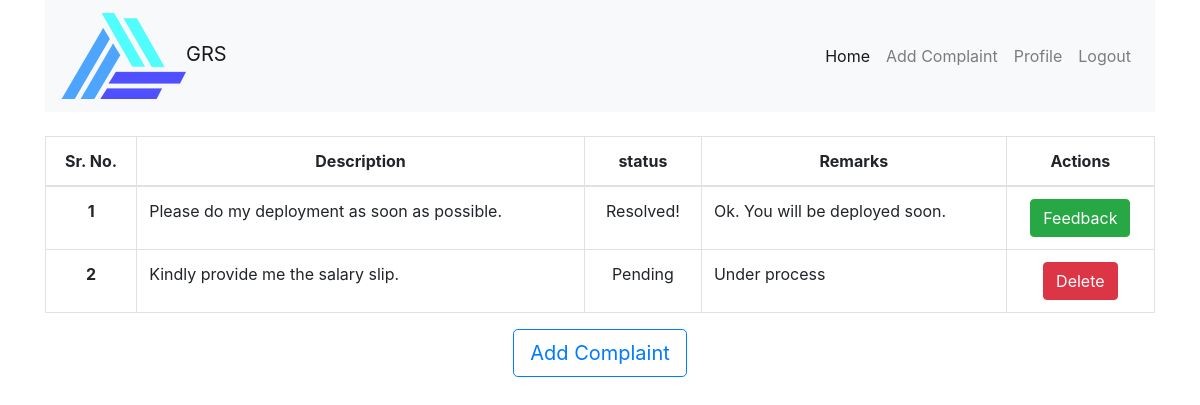
Page /user/profile (signed in) on the earlier database version.
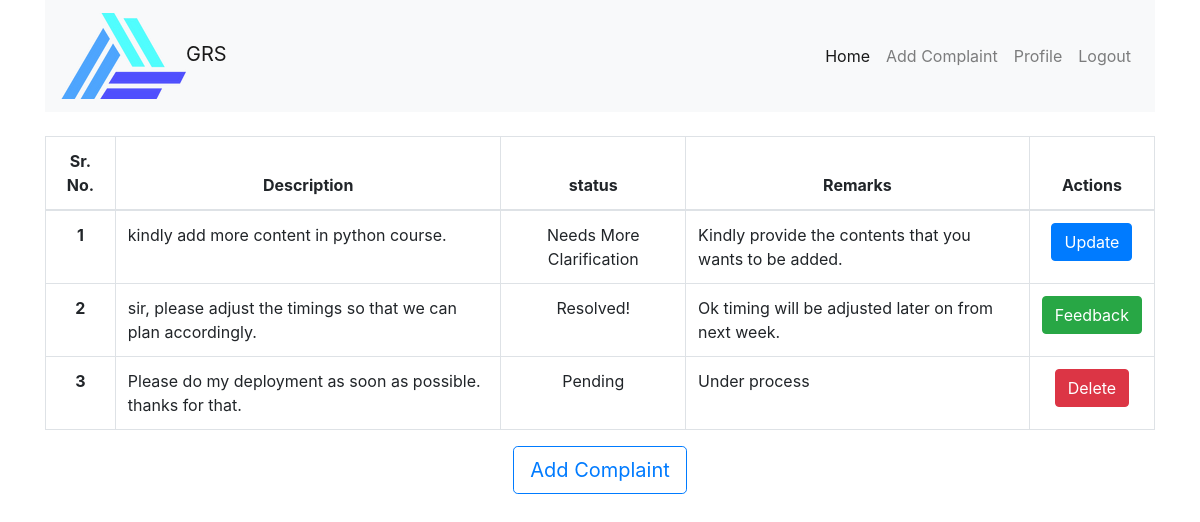
Same page on the later database version.
### complaints/models.py (models this page shows)
class Complaint(models.Model):
    title = models.CharField(max_length=200)
    name = models.CharField(max_length=255, blank=True)
    user_type = (
        ('M', 'Mentor'),
        ('T', 'Trainee'),
    )
    user_role = models.CharField(
        max_length=1,
        choices=user_type,
        default='T',
    )
    date = models.DateTimeField(auto_now=True)
    complaint_type = (
        ('M', 'Management'),
        ('E', 'Education'),
        ('D', 'Deployment'),
        ('S', 'Salary'),
        ('G', 'General'),
    )
    complaint_for = models.CharField(
        max_length=1,
        choices=complaint_type,
        default='G',
    )
    complaint_type_to = (
        ('A', 'Admin'),
        ('M', 'Mentor'),
    )
    complaint_to = models.CharField(
        max_length=1,
        choices=complaint_type_to,
        default='M',
    )
    cohort_choice = (
        ('P', 'Python'),
        ('J', 'Java'),
        ('R', 'React'),
        ('A', 'Android'),
        ('L', 'Linux'),
        ('C', 'Cybersecurity'),
        ('U', 'Unknown'),
    )
    cohort = models.CharField(
        max_length=1,
        choices=cohort_choice,
        default='U',
    )
    complaint_level = (
        ('I', 'Individual'),
        ('G', 'General'),
    )
    level = models.CharField(
        max_length=1,
        choices=complaint_level,
        default='I',
    )
    description = models.TextField(blank=False, max_length=500)
    complaint_category = (
        ('A', 'Anonymous'),
        ('I', 'Identifiable'),
    )
    category = models.CharField(
        max_length=1,
        choices=complaint_category,
        default='I',
    )
    complaint_status = (
        ('P', 'Pending'),
        ('N', 'Need Clarification'),
        ('R', 'Resolved'),
    )
    status = models.CharField(
        max_length=1,
        choices=complaint_status,
        default='P',
    )
    resoultion = models.TextField(blank=True, max_length=500)
    user = models.ForeignKey(User, on_delete=models.CASCADE)

### users/views.py (the view)
# urls.py: path('profile', views.profile, name="profile"),
@login_required(login_url='login')
def profile(request):
    complaints = Complaint.objects.all().filter(user=request.user).order_by('-id')
    print(complaints)
    context = {
        'complaints': complaints
    }
    return render(request, 'users/profile.html', context)

### users/templates/users/profile.html
{% extends 'users/base.html' %}
{% block content %}
<br>
<div class="container">
<table class="table table-bordered">
    <thead>
      <tr class="text-center">
        <th scope="col">Sr. No.</th>
        <th scope="col">Description</th>
        <th scope="col">status</th>
        <th scope="col">Remarks</th>
        <th scope="col">Actions</th>
      </tr>
    </thead>
    <tbody>
      {% for complaint in complaints %}
      <tr>
        <th scope="row" class="text-center">{{forloop.counter}}</th>
        <td>{{complaint.description}}</td>
        <td class="text-center">{% if complaint.status == 'P' %}
          Pending
          {% elif complaint.status == 'N' %}
          Needs More Clarification
          {% else %}
          Resolved!
          {% endif %}
        </td>
        {% if complaint.status == 'R' or complaint.status == 'N' %}
        <td>
          {{complaint.resoultion}}
        </td>
        {% else %}
        <td> Under process </td>
        {% endif %}
        {% if complaint.status == 'P'%}
        <td class="text-center">
          <a href="{% url 'complaints:delete_complaint' complaint.id %}" type="btn" class="btn btn-danger">Delete</a>
        </td>
        {% elif complaint.status == 'N'%}
        <td class="text-center">
          <a href="{% url 'complaints:update_complaint' complaint.id %}" type="btn" class="btn btn-primary">Update</a>
        </td>
        {% else %}
        <td class="text-center">
          <a href="" type="btn" class="btn btn-success">Feedback</a>
        </td>
        {% endif %}
      </tr>
      {% endfor %}
    </tbody>
  </table>
  <div class="container text-center">
  <a href="{% url 'complaints:add_complaint' %}" class="btn btn-outline-primary btn-lg" type="button"> Add Complaint</a>
  </div>
</div>
{% endblock %}

### users/templates/users/base.html (shortened to what this page needs)
<!doctype html>
<html lang="en">
  <head>
    <link rel="stylesheet" href="https://maxcdn.bootstrapcdn.com/bootstrap/4.0.0/css/bootstrap.min.css">
  </head>
  <body>
    <div class="container">
    <nav class="navbar navbar-expand-lg navbar-light bg-light">
        <a class="navbar-brand" href="#"><img src="../../../media/static/mb.jpg" alt="MountBlue Logo">GRS</a>
        <div class="collapse navbar-collapse" id="navbarNav">
          <ul class="navbar-nav ml-auto">
            <li class="nav-item active">
              <a class="nav-link" href="{% url 'home:home' %}">Home</a>
            </li>
            <li class="nav-item">
              <a class="nav-link" href="{% url 'complaints:add_complaint' %}">Add Complaint</a>
            </li>
            {% if user.is_authenticated %}
            <li class="nav-item">
              <a class="nav-link" href="{% url 'users:profile' %}">Profile</a>
            </li>
            <li class="nav-item">
              <a class="nav-link" href="{% url 'logout' %}">Logout</a>
            </li>
           {% endif %}
          </ul>
        </div>
      </nav>
      </div>
    {% block content %}{% endblock %}
  </body>
</html>

Differences in the rows shown:
removed Complaint: description "Kindly provide me the salary slip.", status "Pending"
added Complaint: description "kindly add more content in python course.", status "Needs More Clarification", resoultion "Kindly provide the contents that you wants to be added."
added Complaint: description "sir, please adjust the timings so that we can plan accordingly.", status "Resolved!", resoultion "Ok timing will be adjusted later on from next week."
changed Complaint: description "Please do my deployment as soon as possible." → "Please do my deployment as soon as possible. thanks for that."; resoultion "Ok. You will be deployed soon." → (not shown); status "Resolved! Feedback" → "Pending Under process Delete"
